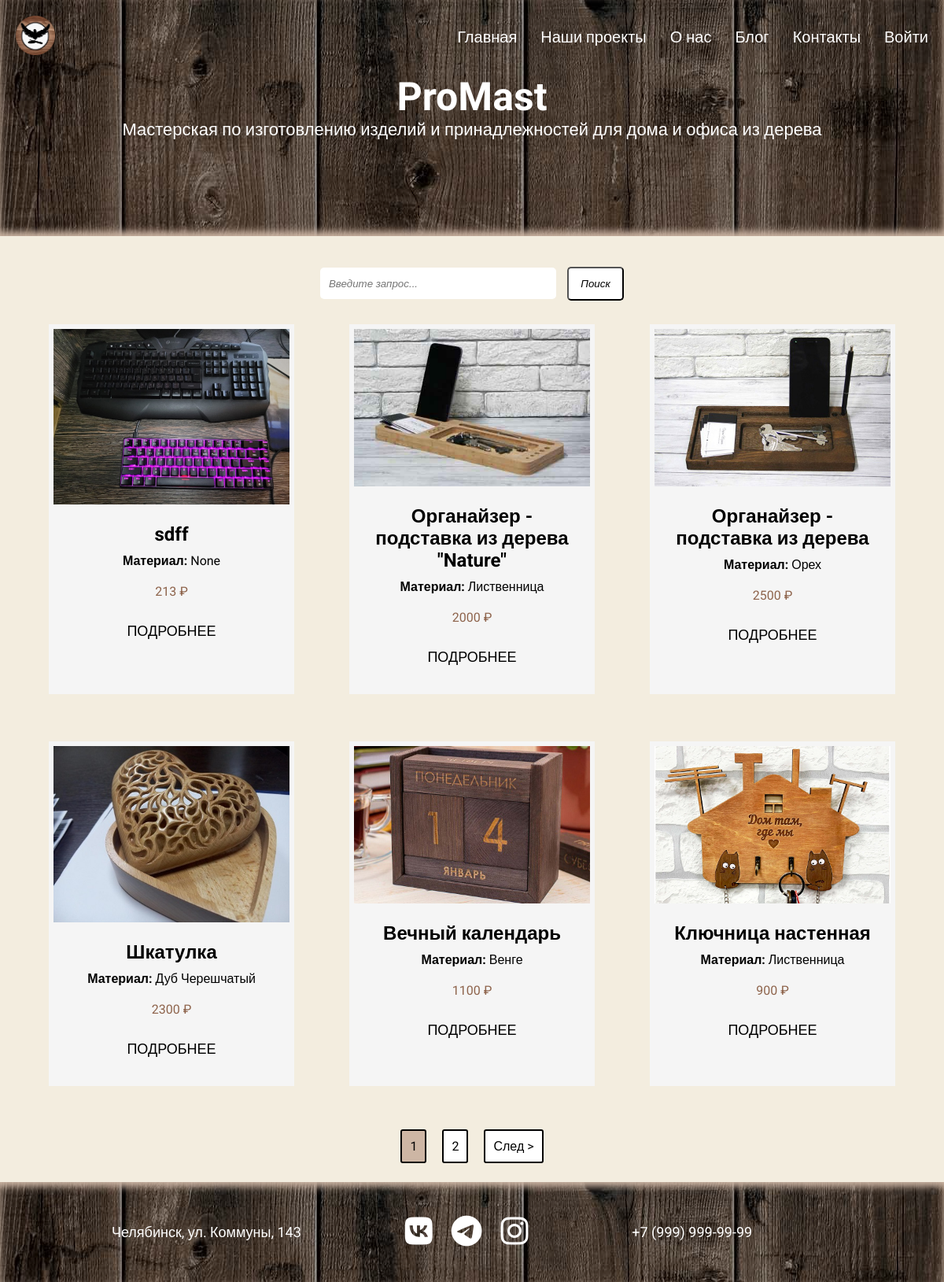
Page /catalog/ on the committed database.
### portfolio/models.py (models this page shows, shortened)
class Works(models.Model):
    title = models.CharField(max_length=100, verbose_name='Название')
    description = models.TextField(null=True, blank=True, verbose_name='Описание')
    image_1 = models.ImageField(upload_to='portfolio/%Y/%m/%d/', null=True, blank=True, verbose_name='Изображение 1')
    image_2 = models.ImageField(upload_to='portfolio/%Y/%m/%d/', null=True, blank=True, verbose_name='Изображение 2')
    image_3 = models.ImageField(upload_to='portfolio/%Y/%m/%d/', null=True, blank=True, verbose_name='Изображение 3')
    top_sales = models.ManyToManyField('Top', blank=True, verbose_name='Популярное')
    created = models.DateTimeField(auto_now_add=True, verbose_name='Дата публикации')
    price = models.IntegerField(default=0, verbose_name='Цена')
    material = models.CharField(max_length=100, null=True, blank=True, verbose_name='Материал')
    class Meta:
        ordering = ['-created']
        verbose_name = "Проект"
        verbose_name_plural = "Проекты"

### portfolio/views.py (the view)
# urls.py: path('catalog/', views.catalog, name='catalog'),
def catalog(request):
    works, search_query = search_works(request)
    custom_range, works = paginate_works(request, works, 6)
    context = {
        'works': works,
        'search_query': search_query,
        'custom_range': custom_range,
    }
    return render(request, 'portfolio/catalog.html', context)

### portfolio/utils.py (called while the page is built)
def search_works(request):
    search_query = ''
    if request.GET.get('search_query'):
        search_query = request.GET.get('search_query')
    works = Works.objects.distinct().filter(Q(title__iregex=search_query) |
                                            Q(material__iregex=search_query))
    return works, search_query

def paginate_works(request, works, results):
    page = request.GET.get('page', 1)
    paginator = Paginator(works, results, allow_empty_first_page=True)
    works = paginator.get_page(page)
    left_index = int(page) - 4
    if left_index < 1:
        left_index = 1
    right_index = int(page) + 5
    if right_index > paginator.num_pages:
        right_index = paginator.num_pages + 1
    custom_range = range(left_index, right_index)
    return custom_range, works

### portfolio/templates/portfolio/catalog.html
{% extends 'portfolio/base.html' %}
{% block content %}
<section class="block__search">
  <div class="container">
    <form id="search" class="form" action="{% url 'catalog' %}" method="get">
      <div class="form__field">
        <input class="input__text" type="text" name="search_query" value="{{search_query}}"
               placeholder=" Введите запрос..."/>
        <input class="search__btn" type="submit" value="Поиск"/>
      </div>
    </form>
  </div>
</section>
<section class="block__works">
  <div class="container">
    <div class="works">
      {% for work in works %}
      <div class="element">
        <div>
          <img src="{{ work.image_1.url }}" alt="image">
        </div>
        <div class="text">
          <h2>{{ work.title }}</h2>
          <p><span class="material">Материал:</span> {{ work.material }}</p>
          <p class="price">{{ work.price }} &#8381</p>
          <div class="btn">
            <a href="{% url 'work-main' work.id %}">Подробнее</a>
          </div>
        </div>
      </div>
      {% endfor %}
    </div>
  </div>
</section>
{% include 'portfolio/pagination.html' with queryset=works custom_range=custom_range %}
{% endblock %}

### portfolio/static/css/style.css (style rules this page uses)
* { margin: 0; padding: 0; -webkit-box-sizing: border-box; box-sizing: border-box; }
body { font-family: 'Roboto', sans-serif; background: #F3EDDF; }
.container { max-width: 1200px; margin: 0px auto; }
.block__works { background: #F3EDDF; }
.works { display: flex; flex-wrap: wrap; justify-content: space-evenly; padding: 0 0 15px; }
.element, .count { background: whitesmoke; border: 6px solid whitesmoke; margin: 30px 8px; }
.text { max-width: 300px; padding: 20px; box-sizing: border-box; }
.block__works img { max-width: 300px; }
.text h2 { text-align: center; margin-bottom: 10px; }
.text p { text-align: center; margin-bottom: 20px; }
.material { font-weight: bold; }
.price { color: #8E644C; font-size: 16px; }
.btn { text-align: center; padding: 10px 0; }
.btn a { font-size: 18px; color: #000; padding: 10px 5px; text-decoration: none; text-transform: uppercase; }
.block__search { background: #F3EDDF; }
.form__field { text-align: center; }
.input__text { width: 300px; height: 40px; margin: 15px 10px 0 0; background: #fff; border: #fff; font-style: italic; border-radius: 5px; padding: 0 0 0 7px; margin-top: 40px; }
.search__btn { background: #fff; padding: 12px 15px; border-radius: 5px; font-style: italic; margin: 10px auto auto; }

### rows in the picture
Works: image_1 (picture), title "sdff", material "None", price "213"
Works: image_1 (picture), title "Органайзер - подставка из дерева \"Nature\"", material "Лиственница", price "2000"
Works: image_1 (picture), title "Органайзер - подставка из дерева", material "Орех", price "2500"
Works: image_1 (picture), title "Шкатулка", material "Дуб Черешчатый", price "2300"
Works: image_1 (picture), title "Вечный календарь", material "Венге", price "1100"
Works: image_1 (picture), title "Ключница настенная", material "Лиственница", price "900"

### other values in the picture
{{ page }} "1"
{{ page }} "2"
